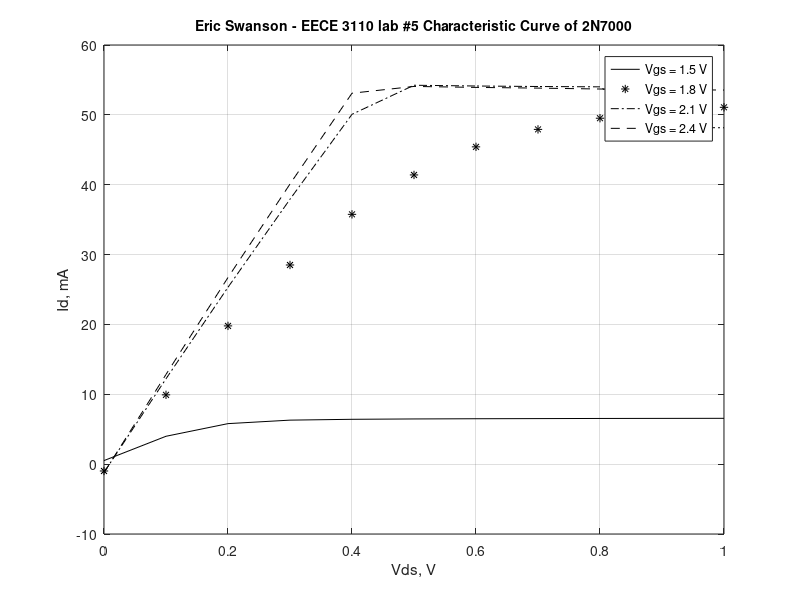

The MATLAB source for this figure:
%Plots for data in part 2 of lab 5, Eric Swanson
figure(1);
V = [ 0 0.1 0.2 0.3 0.4 0.5 0.6 0.7 0.8 0.9 1]; %voltage  values Vds
Id1 = [0.51 03.99 5.80 6.30 6.42 6.47 6.50 6.52 6.54 6.55 6.56]; %current for Vgs=1.5
Id2 = [-0.98 9.92 19.79 28.51 35.76 41.40 45.42 47.92 49.52 50.36 51.08]; %current for Vgs = 1.8
Id3 = [-1.18 12.22 25.32 37.92 50.08 54.24 54.13 54.06 54.01 48.22 48.15]; %current for Vgs = 2.1
Id4 = [-1.23 12.84 26.72 40.10 53.10 54.07 53.93 53.83 53.70 53.63 53.55]; %current for Vgs = 2.2
plot(V, Id1, 'k-', V, Id2, 'k*', V, Id3, 'k-.', V, Id4, 'k--');
xlabel('Vds, V'); ylabel('Id, mA');
grid on;
legend('Vgs = 1.5 V','Vgs = 1.8 V', 'Vgs = 2.1 V', 'Vgs = 2.4 V');
title('Eric Swanson - EECE 3110 lab #5 Characteristic Curve of 2N7000', 'FontSize', 10)